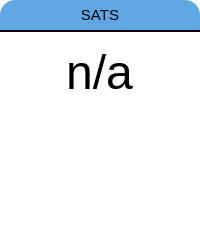
                        <widget class="QFrame" name="frame_18">
                         <property name="maximumSize">
                          <size>
                           <width>16777215</width>
                           <height>16777215</height>
                          </size>
                         </property>
                         <property name="styleSheet">
                          <string notr="true">background:white;
border-radius: 15px;</string>
                         </property>
                         <property name="frameShape">
                          <enum>QFrame::StyledPanel</enum>
                         </property>
                         <property name="frameShadow">
                          <enum>QFrame::Raised</enum>
                         </property>
                         <layout class="QVBoxLayout" name="verticalLayout_64" stretch="0,1">
                          <property name="spacing">
                           <number>0</number>
                          </property>
                          <property name="leftMargin">
                           <number>0</number>
                          </property>
                          <property name="topMargin">
                           <number>0</number>
                          </property>
                          <property name="rightMargin">
                           <number>0</number>
                          </property>
                          <property name="bottomMargin">
                           <number>0</number>
                          </property>
                          <item>
                           <widget class="QLabel" name="label_44">
                            <property name="minimumSize">
                             <size>
                              <width>0</width>
                              <height>30</height>
                             </size>
                            </property>
                            <property name="font">
                             <font>
                              <pointsize>11</pointsize>
                             </font>
                            </property>
                            <property name="styleSheet">
                             <string notr="true">background:transparent;
background:#60A7E4;
border-top-left-radius: 15px;
border-top-right-radius: 15px;
border-bottom-left-radius: 0px;
border-bottom-right-radius: 0px;</string>
                            </property>
                            <property name="text">
                             <string>SATS</string>
                            </property>
                            <property name="alignment">
                             <set>Qt::AlignCenter</set>
                            </property>
                           </widget>
                          </item>
                          <item>
                           <widget class="QFrame" name="frame_89">
                            <property name="styleSheet">
                             <string notr="true">border-top:1.5px solid black;
border-top-left-radius:0px;
border-top-right-radius:0px;</string>
                            </property>
                            <property name="frameShape">
                             <enum>QFrame::StyledPanel</enum>
                            </property>
                            <property name="frameShadow">
                             <enum>QFrame::Raised</enum>
                            </property>
                            <layout class="QVBoxLayout" name="verticalLayout_76">
                             <item alignment="Qt::AlignHCenter|Qt::AlignVCenter">
                              <widget class="QTextEdit" name="SATS_value">
                               <property name="sizePolicy">
                                <sizepolicy hsizetype="Preferred" vsizetype="Preferred">
                                 <horstretch>0</horstretch>
                                 <verstretch>0</verstretch>
                                </sizepolicy>
                               </property>
                               <property name="minimumSize">
                                <size>
                                 <width>0</width>
                                 <height>0</height>
                                </size>
                               </property>
                               <property name="maximumSize">
                                <size>
                                 <width>145</width>
                                 <height>16777215</height>
                                </size>
                               </property>
                               <property name="font">
                                <font>
                                 <pointsize>36</pointsize>
                                </font>
                               </property>
                               <property name="styleSheet">
                                <string notr="true">border-top:0px solid black;</string>
                               </property>
                               <property name="verticalScrollBarPolicy">
                                <enum>Qt::ScrollBarAlwaysOff</enum>
                               </property>
                               <property name="horizontalScrollBarPolicy">
                                <enum>Qt::ScrollBarAlwaysOff</enum>
                               </property>
                               <property name="readOnly">
                                <bool>true</bool>
                               </property>
                               <property name="markdown">
                                <string>n/a

</string>
                               </property>
                               <property name="html">
                                <string>&lt;!DOCTYPE HTML PUBLIC &quot;-//W3C//DTD HTML 4.0//EN&quot; &quot;http://www.w3.org/TR/REC-html40/strict.dtd&quot;&gt;
&lt;html&gt;&lt;head&gt;&lt;meta name=&quot;qrichtext&quot; content=&quot;1&quot; /&gt;&lt;style type=&quot;text/css&quot;&gt;
p, li { white-space: pre-wrap; }
&lt;/style&gt;&lt;/head&gt;&lt;body style=&quot; font-family:'MS Shell Dlg 2'; font-size:36pt; font-weight:400; font-style:normal;&quot;&gt;
&lt;p align=&quot;center&quot; style=&quot; margin-top:5px; margin-bottom:5px; margin-left:0px; margin-right:0px; -qt-block-indent:0; text-indent:0px;&quot;&gt;n/a&lt;/p&gt;&lt;/body&gt;&lt;/html&gt;</string>
                               </property>
                              </widget>
                             </item>
                            </layout>
                           </widget>
                          </item>
                         </layout>
                        </widget>
